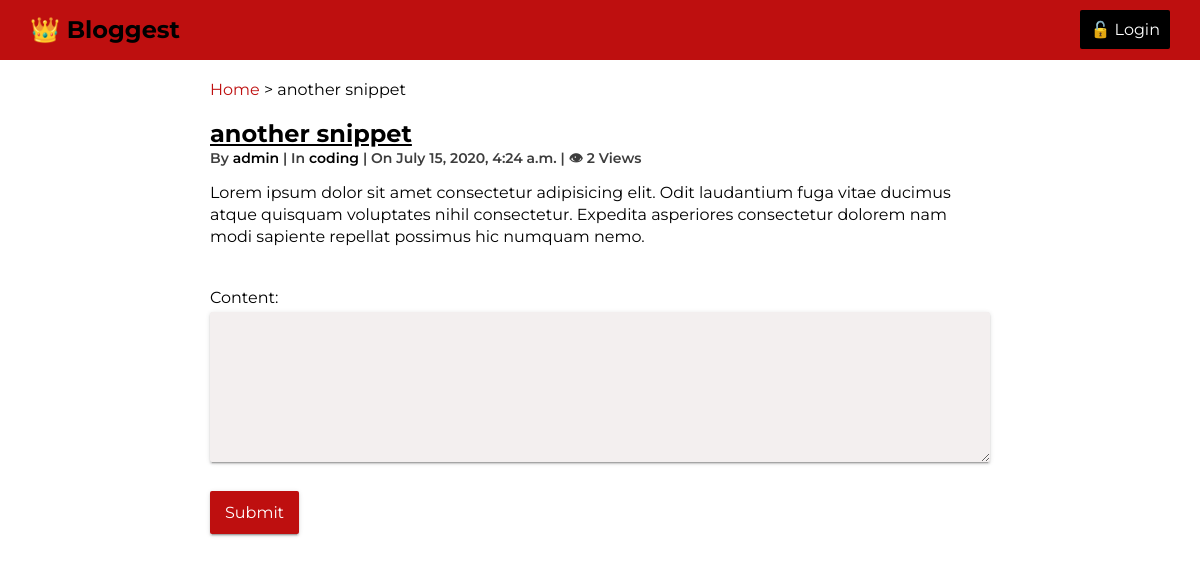
Page /2/ on the committed database.
### blog/models.py (models this page shows, shortened)
class Post(models.Model):
    title = models.CharField(max_length=200)
    content = models.TextField()
    pub_date = models.DateTimeField(auto_now_add=True)
    view_count = models.PositiveIntegerField(default=0)
    author = models.ForeignKey(User,on_delete=models.CASCADE)
    category = models.ForeignKey(Category,on_delete=models.CASCADE)
    def get_absolute_url(self):
        return reverse('blog:detail', args=[self.pk])

class Category(models.Model):
    name = models.CharField(max_length=100, unique=True)
    creator = models.ForeignKey(User,on_delete=models.CASCADE)
    class Meta:
        verbose_name_plural = "Categories"
    def __str__(self):
        return self.name

### blog/views.py (the view, shortened to what this page needs)
# urls.py: path('<int:pk>/',PostDetail.as_view(),name='detail'),
class PostDetail(PageContentMixin,View):
    page_title='detail'
    def get(self,request,*args,**kwargs):
        view = PostDisplay.as_view()
        return view(request,*args,**kwargs)

### blog/views.py (called while the page is built)
    def get(self,request,*args,**kwargs):
        self.object = self.get_object()
        self.object.view_count = self.object.view_count +1
        self.object.save()
        post = self.get_context_data(object=self.object)
        return render(request,'blog/post_detail.html',post)

    def get_context_data(self,*args,**kwargs):
        context = super().get_context_data(**kwargs)#the current context
        context['comments'] =Comment.objects.filter(post= self.get_object())#get the current post
        context['form']=CommentForm
        return context

### blog/templates/blog/post_detail.html (shortened to what this page needs)
{% extends 'blog/base.html' %}
{% load static %}
{% block breadcrumb %}{{ block.super }} > {{post.title}}{% endblock %}
{% block content %}
<div class="blog-item">
    <h2><a href="{{post.get_absolute_url}}">{{post.title}}</a></h2>
    <div class="info">
        By <span><a href="#">{{post.author}}</a></span> | In <span><a href="#">{{post.category}}</a></span> | On <span>{{post.pub_date}}</span> | &#x1f441 <span>{{post.view_count}} Views</span>
    </div>
    <p>{{post.content}}</p>
</div>
    <div class="form">
        <form method="POST" action='.'>
            {{form.as_p}}
            <p><input type="submit" value="Submit"></p>
        </form>
    </div>
{% endblock %}

### blog/static/blog/css/style.css (style rules this page uses)
:root { --primary: rgb(190, 15, 15); --primary-light: rgb(212, 47, 47); --secondary: #000; --light-dark: #3d3d3d; --lighter-dark: #5e5d5d; }
body { font-family: 'Montserrat', sans-serif; }
h2 { margin: 0; }
a { text-decoration: none; color: var(--secondary); }
nav > h2, p { margin: 0; }
.content-wrapper > div { grid-column: 2; max-width: 780px; margin: 20px 0; }
.blog-item h2 a { color: var(--secondary); text-decoration: underline; }
.blog-item .info { margin-bottom: 10px; font-size: 14px; font-weight: 600; color: var(--light-dark); }
.blog-item p { line-height: 22px; }
.form input, textarea, select { width: 100%; padding: 12px 15px; border-radius: 2px; border: none; margin: 5px 0 20px 0; font-size: 16px; background: #f3efef; box-shadow: 0 2px 2px 0 rgba(0,0,0,.14),0 3px 1px -2px rgba(0,0,0,.2),0 1px 5px 0 rgba(0,0,0,.12); }
.form textarea { height: 150px; }
.form input[type="submit"] { background: var(--primary); color: white; width: auto; }

### rows in the picture
Post: title "another snippet", author "admin", category "coding", pub_date "July 15, 2020, 4:24 a.m.", view_count "2", content "Lorem ipsum dolor sit amet consectetur adipisicing elit. Odit laudantium fuga vitae ducimus atque quisquam voluptates nihil consectetur. Expedita asperiores consectetur dolorem nam modi sapiente repellat possimus hic numquam nemo."
